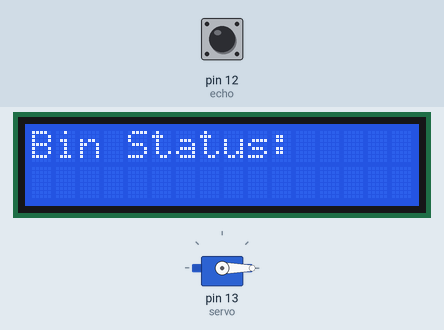
Bench run of a sketch on a simulated Arduino Uno, built with avr-gcc and run on an emulated ATmega328P. Shown: 16×2 character LCD, servo. The inputs (shaded band) are chosen by the test bench; at power-on: pin 12 (echo) LOW.

Above: at 1.2 s.
1.3 s: pin 12 (echo) pulsed HIGH 2 times (0.12 s each, 0.3 s apart)
At 2.1 s:
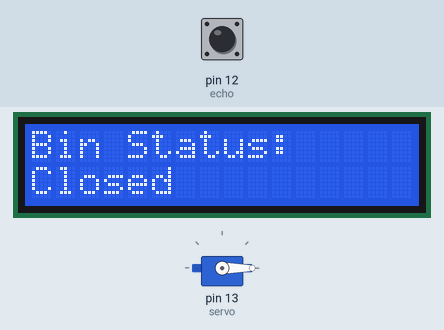
At 3.4 s:
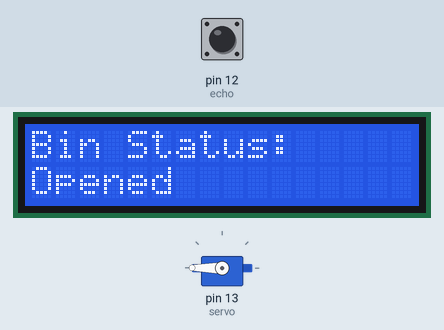
Timing chart, 0 to 4.9 s (numbered marks = the images above; inputs shaded):
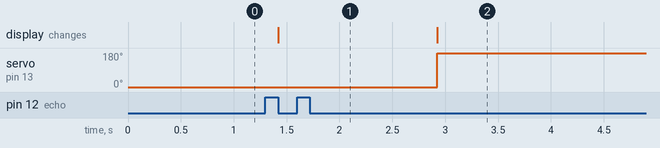

Measured:
- after the input at 1.3 s, servo on pin 13 (servo): 0° → 180° after 1.6 s instead of 0.17 s; the display: changes after 0.12 s (image 1)

The sketch:

Display_Interaction_Upgraded.ino
```cpp
//Library
#include <LiquidCrystal.h>
#include <Servo.h>
//LCD connection
LiquidCrystal lcd = LiquidCrystal(2, 3, 4, 5, 6, 7);
//Ultrasonic sensors have 2 signal connection pins, trigger and echo
//echo is the input pin, monitoring the bin capacity
//trigger is the output pin, which sends the data collected to the board
const int trig = 11;
const int echo = 12;
Servo servo;
float time, distance;

void setup() {
  //lcd starts with its dimensional specifications (in this case 16x2)
  lcd.begin(16, 2);
  //setting trig pin as output
  pinMode(trig, OUTPUT);
  //setting echo pin as input
  pinMode(echo, INPUT);
  //exchange rate between Serial monitor and the board is 9600 binary per second
  servo.attach(13);
  Serial.begin(9600);
  servo.write(0);
}

void loop() {
  //lcd display
  //starts at the first line (line 0)
  lcd.setCursor(0, 0);
  lcd.print("Bin Status: ");

  //trig pin calculation before sending data
  digitalWrite(trig, LOW);
  delay(200);
  digitalWrite(trig, HIGH);
  delay(200);
  digitalWrite(trig, LOW);

  //setting time as data inputted from echo pin
  time = pulseIn(echo, HIGH);

  //calculating the distance
  distance = (time*.0342)/2;
  if(distance <= 60) {
    //Servo turns 180 degrees
    servo.write(180);
    //Update bin status
    lcd.setCursor(0, 1);
  	lcd.print("Open");
  }
  else {
    servo.write(0);
    lcd.setCursor(0, 1);
    lcd.print("Closed");
  }

  //updates every 100 miliseconds
  delay(100);
}
```
